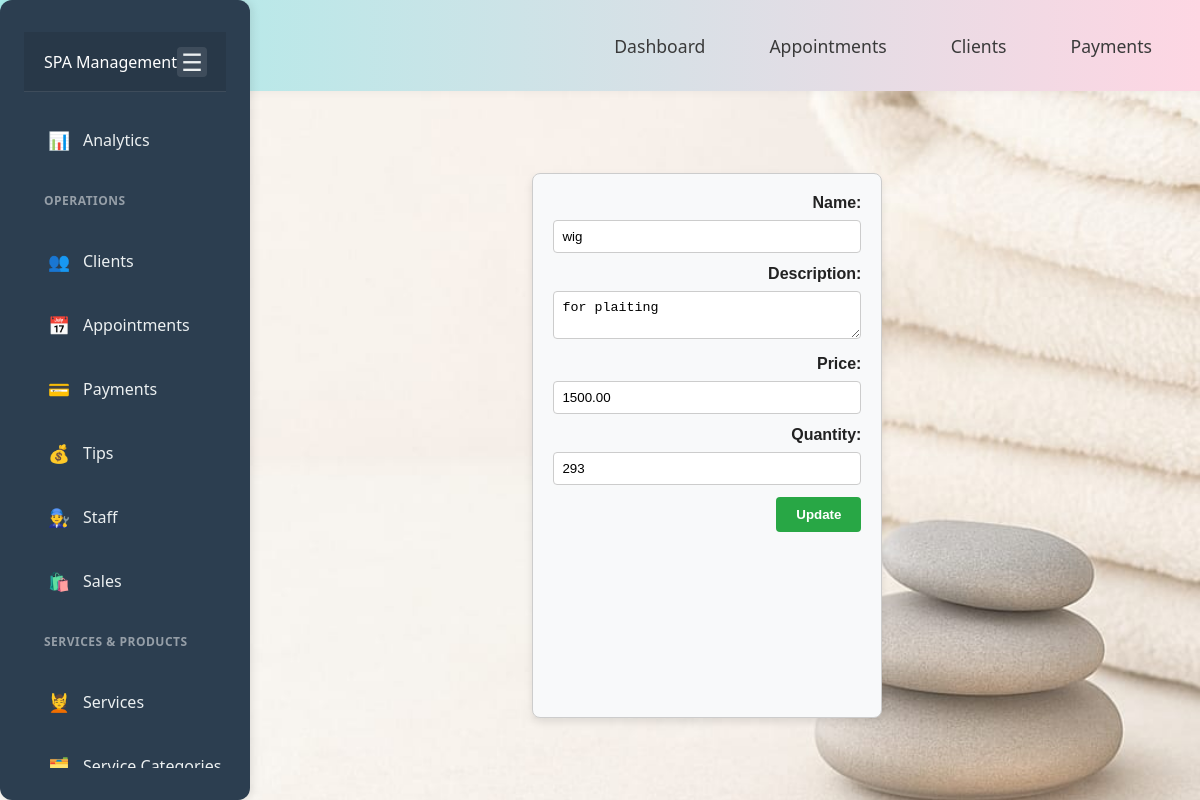
The page /modules/Products/edit.php?id=9 on the database its author committed.
### tables this page shows
CREATE TABLE IF NOT EXISTS `products` (
  `id` int NOT NULL AUTO_INCREMENT,
  `name` varchar(100) DEFAULT NULL,
  `description` text,
  `price` decimal(10,2) DEFAULT NULL,
  `quantity` int DEFAULT '0',
  `supplier_id` int DEFAULT NULL,
  `created_at` timestamp NULL DEFAULT CURRENT_TIMESTAMP,
  PRIMARY KEY (`id`),
  KEY `fk_products_supplier` (`supplier_id`)
);

### modules/Products/edit.php (the view, shortened to what this page needs)
<?php
include('../../includes/db.php');
include('../../includes/header.php');
include('../../includes/aside.php');
$id = $_GET['id'];
$product = $conn->query("SELECT * FROM products WHERE id = $id")->fetch_assoc();
?>
<h2>✏️ Edit Product</h2>
<link rel="stylesheet" href="../../assets/css/styles.css">
<form method="post" style="width: 350px; margin: 50px auto; padding: 20px; background: #f8f9fa; border: 1px solid #ccc; border-radius: 8px; text-align: right; font-family: Arial, sans-serif; box-shadow: 0 4px 8px rgba(0,0,0,0.1);">
    <label style="display:block; margin-bottom:8px; font-weight:bold;">Name:</label>
    <input name="name" value="<?= htmlspecialchars($product['name']) ?>"
        style="width:100%; padding:8px; margin-bottom:12px; border:1px solid #ccc; border-radius:4px;"><br>
    <label style="display:block; margin-bottom:8px; font-weight:bold;">Description:</label>
    <textarea name="description"
        style="width:100%; padding:8px; margin-bottom:12px; border:1px solid #ccc; border-radius:4px;"><?= htmlspecialchars($product['description']) ?></textarea><br>
    <label style="display:block; margin-bottom:8px; font-weight:bold;">Price:</label>
    <input type="number" name="price" value="<?= $product['price'] ?>"
        style="width:100%; padding:8px; margin-bottom:12px; border:1px solid #ccc; border-radius:4px;"><br>
    <label style="display:block; margin-bottom:8px; font-weight:bold;">Quantity:</label>
    <input type="number" name="quantity" value="<?= $product['quantity'] ?>"
        style="width:100%; padding:8px; margin-bottom:12px; border:1px solid #ccc; border-radius:4px;"><br>
    <button type="submit"
        style="background:#28a745; color:white; padding:10px 20px; border:none; border-radius:4px; cursor:pointer; font-weight:bold;">
        Update
    </button>
</form>

### assets/css/styles.css (style rules this page uses)
* { margin: 0; padding: 0; box-sizing: border-box; }
body { font-family: 'Segoe UI', Arial, sans-serif; background: #f7f8fa; color: #222; min-height: 100vh; display: flex; flex-direction: column; background-image: url('../images/SPA BACKGROUND IMAGE.jpg'); background-size: cover; background-position: center; background-repeat: no-repeat; background-attachment: fixed; }

### rows shown on the page
products: name "wig", description "for plaiting", price "1500.00", quantity "293"
